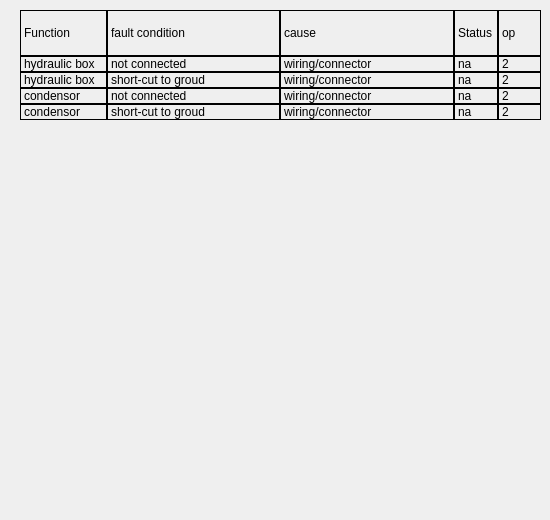
       <widget class="QWidget" name="pg_fan">
        <widget class="QWidget" name="verticalLayoutWidget_4">
         <property name="geometry">
          <rect>
           <x>20</x>
           <y>10</y>
           <width>521</width>
           <height>501</height>
          </rect>
         </property>
         <layout class="QVBoxLayout" name="verticalLayout_4" stretch="1,10">
          <property name="spacing">
           <number>0</number>
          </property>
          <item>
           <layout class="QHBoxLayout" name="horizontalLayout_5" stretch="2,4,4,1,1">
            <property name="spacing">
             <number>0</number>
            </property>
            <item>
             <widget class="QLabel" name="label_73">
              <property name="frameShape">
               <enum>QFrame::Panel</enum>
              </property>
              <property name="text">
               <string>Function</string>
              </property>
             </widget>
            </item>
            <item>
             <widget class="QLabel" name="label_74">
              <property name="frameShape">
               <enum>QFrame::Panel</enum>
              </property>
              <property name="text">
               <string>fault condition</string>
              </property>
             </widget>
            </item>
            <item>
             <widget class="QLabel" name="label_75">
              <property name="frameShape">
               <enum>QFrame::Panel</enum>
              </property>
              <property name="text">
               <string>cause</string>
              </property>
             </widget>
            </item>
            <item>
             <widget class="QLabel" name="label_76">
              <property name="frameShape">
               <enum>QFrame::Panel</enum>
              </property>
              <property name="text">
               <string>Status</string>
              </property>
             </widget>
            </item>
            <item>
             <widget class="QLabel" name="label_77">
              <property name="frameShape">
               <enum>QFrame::Panel</enum>
              </property>
              <property name="text">
               <string>op</string>
              </property>
             </widget>
            </item>
           </layout>
          </item>
          <item>
           <layout class="QGridLayout" name="gridLayout_4" columnstretch="2,4,4,1,1">
            <property name="spacing">
             <number>0</number>
            </property>
            <item row="4" column="2">
             <widget class="QLabel" name="label_199">
              <property name="frameShape">
               <enum>QFrame::Panel</enum>
              </property>
              <property name="text">
               <string>wiring/connector</string>
              </property>
             </widget>
            </item>
            <item row="0" column="1">
             <widget class="QLabel" name="label_78">
              <property name="frameShape">
               <enum>QFrame::Panel</enum>
              </property>
              <property name="text">
               <string>not connected</string>
              </property>
             </widget>
            </item>
            <item row="2" column="0">
             <widget class="QLabel" name="label_79">
              <property name="frameShape">
               <enum>QFrame::Panel</enum>
              </property>
              <property name="text">
               <string>condensor</string>
              </property>
             </widget>
            </item>
            <item row="0" column="0">
             <widget class="QLabel" name="label_80">
              <property name="frameShape">
               <enum>QFrame::Panel</enum>
              </property>
              <property name="text">
               <string>hydraulic box</string>
              </property>
             </widget>
            </item>
            <item row="1" column="0">
             <widget class="QLabel" name="label_81">
              <property name="frameShape">
               <enum>QFrame::Panel</enum>
              </property>
              <property name="text">
               <string>hydraulic box</string>
              </property>
             </widget>
            </item>
            <item row="0" column="2">
             <widget class="QLabel" name="label_82">
              <property name="frameShape">
               <enum>QFrame::Panel</enum>
              </property>
              <property name="text">
               <string>wiring/connector</string>
              </property>
             </widget>
            </item>
            <item row="0" column="3">
             <widget class="QLabel" name="lb_bit_30">
              <property name="frameShape">
               <enum>QFrame::Panel</enum>
              </property>
              <property name="text">
               <string>na</string>
              </property>
             </widget>
            </item>
            <item row="4" column="0">
             <widget class="QLabel" name="label_84">
              <property name="frameShape">
               <enum>QFrame::Panel</enum>
              </property>
              <property name="text">
               <string>condensor</string>
              </property>
             </widget>
            </item>
            <item row="0" column="4">
             <widget class="QLabel" name="label_85">
              <property name="frameShape">
               <enum>QFrame::Panel</enum>
              </property>
              <property name="text">
               <string>2</string>
              </property>
             </widget>
            </item>
            <item row="1" column="3">
             <widget class="QLabel" name="lb_bit_31">
              <property name="frameShape">
               <enum>QFrame::Panel</enum>
              </property>
              <property name="text">
               <string>na</string>
              </property>
             </widget>
            </item>
            <item row="2" column="3">
             <widget class="QLabel" name="lb_bit_32">
              <property name="frameShape">
               <enum>QFrame::Panel</enum>
              </property>
              <property name="text">
               <string>na</string>
              </property>
             </widget>
            </item>
            <item row="4" column="3">
             <widget class="QLabel" name="lb_bit_33">
              <property name="frameShape">
               <enum>QFrame::Panel</enum>
              </property>
              <property name="text">
               <string>na</string>
              </property>
             </widget>
            </item>
            <item row="1" column="2">
             <widget class="QLabel" name="label_197">
              <property name="frameShape">
               <enum>QFrame::Panel</enum>
              </property>
              <property name="text">
               <string>wiring/connector</string>
              </property>
             </widget>
            </item>
            <item row="2" column="2">
             <widget class="QLabel" name="label_198">
              <property name="frameShape">
               <enum>QFrame::Panel</enum>
              </property>
              <property name="text">
               <string>wiring/connector</string>
              </property>
             </widget>
            </item>
            <item row="1" column="1">
             <widget class="QLabel" name="label_200">
              <property name="frameShape">
               <enum>QFrame::Panel</enum>
              </property>
              <property name="text">
               <string>short-cut to groud</string>
              </property>
             </widget>
            </item>
            <item row="2" column="1">
             <widget class="QLabel" name="label_201">
              <property name="frameShape">
               <enum>QFrame::Panel</enum>
              </property>
              <property name="text">
               <string>not connected</string>
              </property>
             </widget>
            </item>
            <item row="4" column="1">
             <widget class="QLabel" name="label_202">
              <property name="frameShape">
               <enum>QFrame::Panel</enum>
              </property>
              <property name="text">
               <string>short-cut to groud</string>
              </property>
             </widget>
            </item>
            <item row="1" column="4">
             <widget class="QLabel" name="label_72">
              <property name="frameShape">
               <enum>QFrame::Panel</enum>
              </property>
              <property name="text">
               <string>2</string>
              </property>
             </widget>
            </item>
            <item row="2" column="4">
             <widget class="QLabel" name="label_83">
              <property name="frameShape">
               <enum>QFrame::Panel</enum>
              </property>
              <property name="text">
               <string>2</string>
              </property>
             </widget>
            </item>
            <item row="4" column="4">
             <widget class="QLabel" name="label_86">
              <property name="frameShape">
               <enum>QFrame::Panel</enum>
              </property>
              <property name="text">
               <string>2</string>
              </property>
             </widget>
            </item>
            <item row="5" column="2">
             <spacer name="verticalSpacer_5">
              <property name="orientation">
               <enum>Qt::Vertical</enum>
              </property>
              <property name="sizeHint" stdset="0">
               <size>
                <width>20</width>
                <height>40</height>
               </size>
              </property>
             </spacer>
            </item>
           </layout>
          </item>
         </layout>
        </widget>
       </widget>
